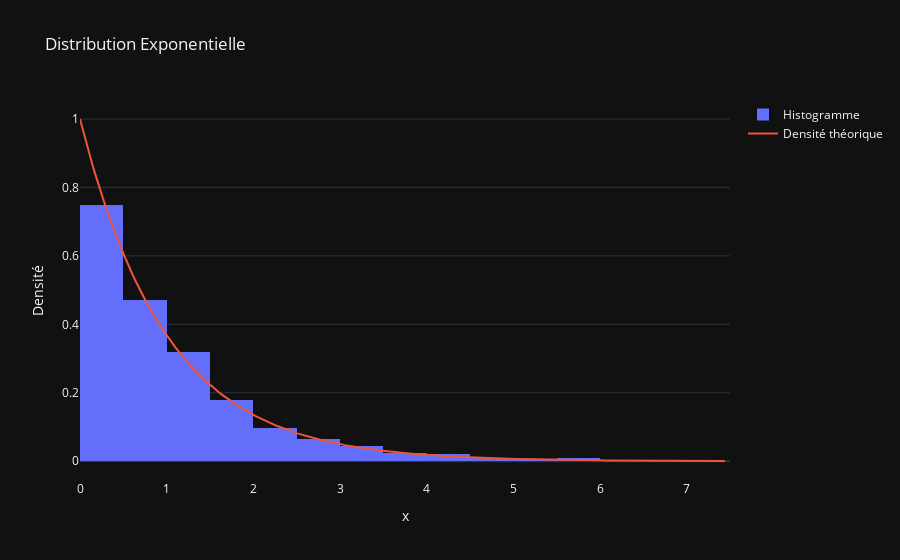

The notebook cell this image was saved under:
### Markdown cell above
### **Q2**. À l'aide de cette méthode, simuler $N$ échantillons d'une loi exponentielle de paramètre $\lambda$.

### Code cell
import plotly.graph_objects as go

def generate_exponential_samples(lambda_param, N):
    """
    Génère des échantillons de la distribution exponentielle en utilisant la méthode de la transformée inverse.
    
    Paramètres :
    lambda_param (float) : Le paramètre lambda de la distribution exponentielle.
    N (int) : Le nombre d'échantillons à générer.
    
    Retourne :
    array : Un tableau NumPy contenant les échantillons générés de la distribution exponentielle.
    """
    U = np.random.rand(N)
    X = -np.log(1 - U) / lambda_param # Transformée inverse
    return X

# Paramètres
lambda_param, N = 1.0, 1000

expo_samples = generate_exponential_samples(lambda_param, N)
#print(expo_samples) 

x_exp = np.linspace(0, np.max(expo_samples), 400) 
y_exp = lambda_param * np.exp(-lambda_param * x_exp) #fonction de densité de la loi exponentielle, pour afficher la densité théorique

# Affichage avec plotly

fig_exp = go.Figure()
# Histogramme
fig_exp.add_trace(go.Histogram(x=expo_samples, name='Histogramme', xbins=dict(start=-10, end=10, size=0.5), histnorm='probability density'))
# Densité théorique
fig_exp.add_trace(go.Scatter(x=x_exp, y=y_exp, mode='lines', name='Densité théorique'))
fig_exp.update_layout(title='Distribution Exponentielle',
                      xaxis_title='x',
                      yaxis_title='Densité',
                      template='plotly_dark')

fig_exp.show();

### Figure 1 — Plotly figure (JSON) as saved in the notebook; plotly's stock layout.template omitted (floating-point values rounded to 4 significant figures; data arrays with more than 128 entries replaced by an {"elided": "..."} marker saying what was removed)
{"data": [{"histnorm": "probability density", "name": "Histogramme", "type": "histogram", "x": {"elided": "1000 float values"}, "xbins": {"end": 10, "size": 0.5, "start": -10}}, {"mode": "lines", "name": "Densité théorique", "type": "scatter", "x": {"elided": "400 float values"}, "y": {"elided": "400 float values"}}], "layout": {"title": {"text": "Distribution Exponentielle"}, "xaxis": {"title": {"text": "x"}}, "yaxis": {"title": {"text": "Densité"}}}}
